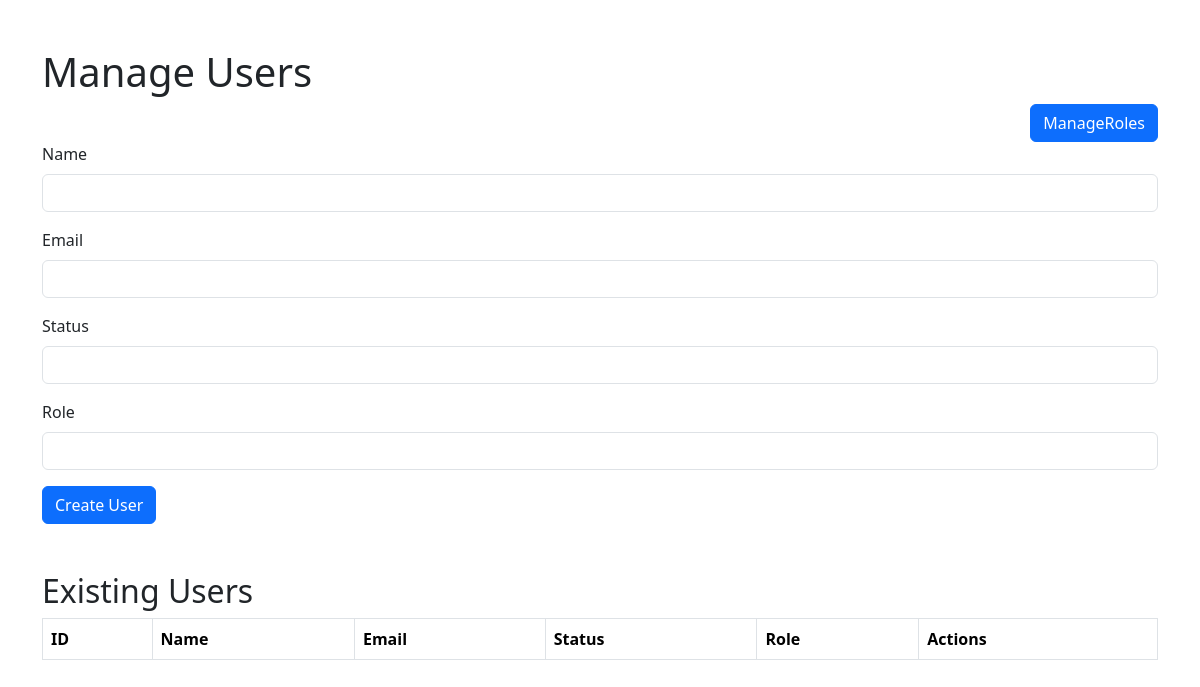
Page /manage_users.php on the earlier database version.
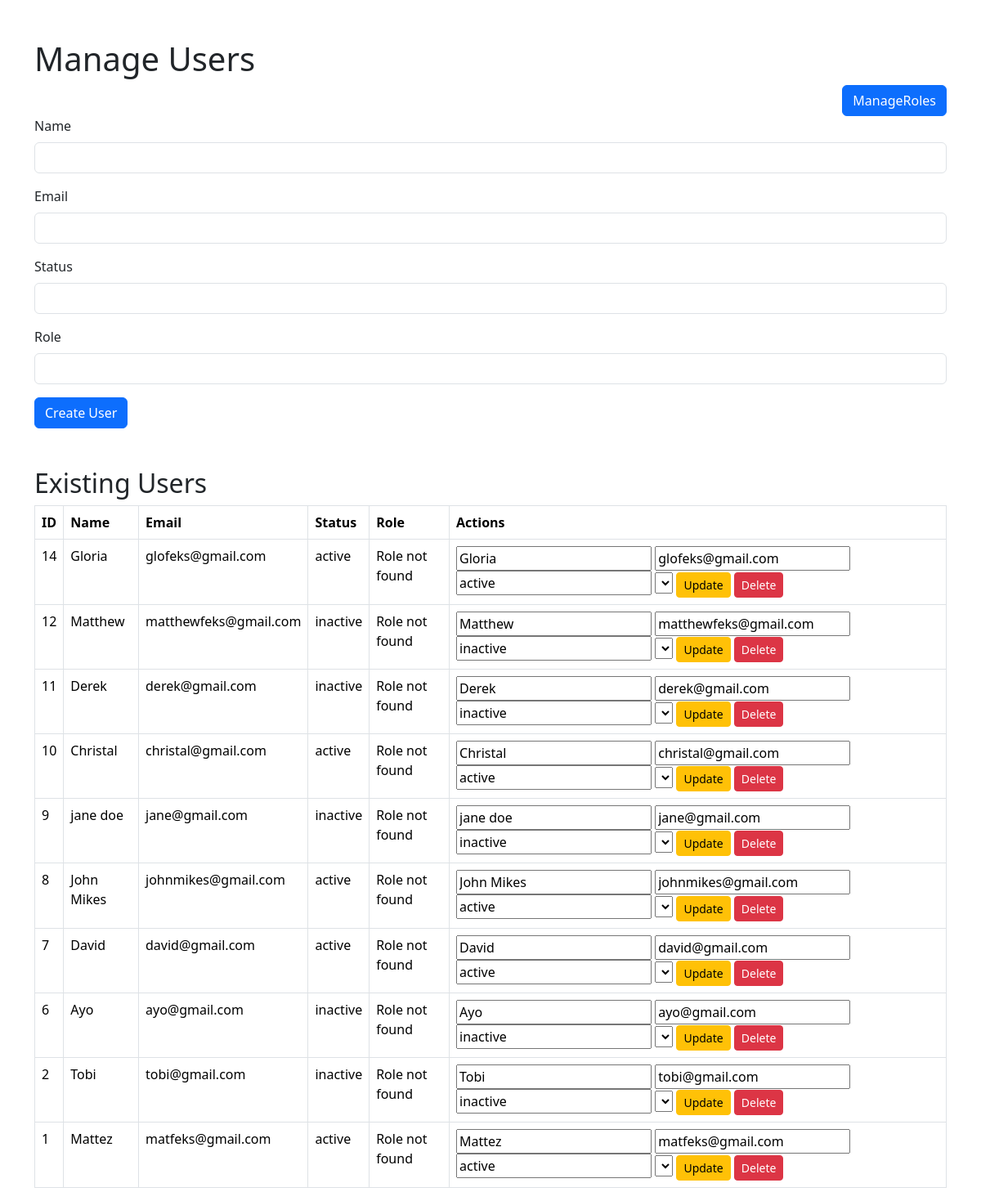
Same page on the later database version.
### tables this page shows
CREATE TABLE `users` (
  `id` int NOT NULL,
  `name` varchar(255) NOT NULL,
  `email` varchar(255) NOT NULL,
  `status` enum('active','inactive') NOT NULL DEFAULT 'active',
  `created_at` timestamp NULL DEFAULT CURRENT_TIMESTAMP,
  `updated_at` timestamp NULL DEFAULT CURRENT_TIMESTAMP ON UPDATE CURRENT_TIMESTAMP
);

### users.php (called while the page is built, shortened)
<?php
class User {
    private $id;
    private $name;
    private $email;
    private $status;
    private $role_id;
    public function __construct($conn, $name, $email, $password, $status, $role_id, $id = null) {
        $this->name = $name;
        $this->email = $email;
        $this->status = $status;
        $this->role_id = $role_id;
        $this->id = $id;
    }
    public function getId() {
        return $this->id;
    }
    public function getName() {
        return $this->name;
    }
    public function getEmail() {
        return $this->email;
    }
    public function getStatus() {
        return $this->status;
    }
    public function getRoleId(){
        return $this->role_id;
    }
    public static function findAll($conn) {
        $sql = "SELECT * FROM users ORDER BY created_at DESC";
        $statement = $conn->prepare($sql);
        $statement->execute();
        $result = $statement->get_result();
        $users = [];
        while ($row = $result->fetch_assoc()) {
            $user = new User($conn, $row['name'], $row['email'], $row['password'], $row['status'], $row['role_id'], $row['id']);
            $users[] = $user;
        }
        return $users;
    }
}

### manage_users.php (the view, shortened to what this page needs)
<?php
include 'Db.php';
include 'users.php';
$users = User::findAll($conn);
$rolesArray = [];
?>
<!DOCTYPE html>
<html>
<head>
    <link href="https://cdn.jsdelivr.net/npm/bootstrap@5.3.3/dist/css/bootstrap.min.css" rel="stylesheet">
</head>
<body>
    <div class="container mt-5">
        <h1>Manage Users</h1>
        <div class="d-grid gap-2 d-md-flex justify-content-md-end">
        <a href="manage_roles.php"><button class="btn btn-primary" type="button">ManageRoles</button></a>
        </div>
        <form method="POST" class="mb-5">
            <div class="mb-3">
                <label for="name" class="form-label">Name</label>
                <input type="text" class="form-control" id="name" name="name" required>
            </div>
            <div class="mb-3">
                <label for="email" class="form-label">Email</label>
                <input type="email" class="form-control" id="email" name="email" required>
            </div>
            <div class="mb-3">
                <label for="status" class="form-label">Status</label>
                <input type="text" class="form-control" id="status" name="status" required>
            </div>
            <div class="mb-3">
                <label for="role_id" class="form-label">Role</label>
                <select class="form-control" id="role_id" name="role_id" required>
                </select>
            </div>
            <button type="submit" class="btn btn-primary" name="create_user">Create User</button>
        </form>
        <h2>Existing Users</h2>
        <table class="table table-bordered">
            <thead>
                <tr>
                    <th>ID</th>
                    <th>Name</th>
                    <th>Email</th>
                    <th>Status</th>
                    <th>Role</th>
                    <th>Actions</th>
                </tr>
            </thead>
            <tbody>
                <?php foreach ($users as $user): ?>
                    <tr>
                        <td><?php echo $user->getId(); ?></td>
                        <td><?php echo htmlspecialchars($user->getName()); ?></td>
                        <td><?php echo htmlspecialchars($user->getEmail()); ?></td>
                        <td><?php echo htmlspecialchars($user->getStatus()); ?></td>
                        <td>
                            <?php
                            if (isset($rolesArray[$user->getRoleId()])) {
                                echo htmlspecialchars($rolesArray[$user->getRoleId()]);
                            } else {
                                echo 'Role not found';
                            }
                            ?>
                        </td>
                        <td>
                            <form method="POST" class="d-inline">
                                <input type="text" name="name" value="<?php echo htmlspecialchars($user->getName()); ?>" required>
                                <input type="email" name="email" value="<?php echo htmlspecialchars($user->getEmail()); ?>" required>
                                <input type="text" name="status" value="<?php echo htmlspecialchars($user->getStatus()); ?>" required>
                                <select name="role_id" required>
                                </select>
                                <button type="submit" class="btn btn-warning btn-sm" name="update_user">Update</button>
                            </form>
                            <form method="POST" class="d-inline">
                                <button type="submit" class="btn btn-danger btn-sm" name="delete_user">Delete</button>
                            </form>
                        </td>
                    </tr>
                <?php endforeach; ?>
            </tbody>
        </table>
    </div>
</body>
</html>

Differences in the rows shown:
added users: id "14", name "Gloria", email "glofeks@gmail.com", status "active", shows "Role not found"
added users: id "12", name "Matthew", email "matthewfeks@gmail.com", status "inactive", shows "Role not found"
added users: id "11", name "Derek", email "derek@gmail.com", status "inactive", shows "Role not found"
added users: id "10", name "Christal", email "christal@gmail.com", status "active", shows "Role not found"
added users: id "9", name "jane doe", email "jane@gmail.com", status "inactive", shows "Role not found"
added users: id "8", name "John Mikes", email "johnmikes@gmail.com", status "active", shows "Role not found"
added users: id "7", name "David", email "david@gmail.com", status "active", shows "Role not found"
added users: id "6", name "Ayo", email "ayo@gmail.com", status "inactive", shows "Role not found"
added users: id "2", name "Tobi", email "tobi@gmail.com", status "inactive", shows "Role not found"
added users: id "1", name "Mattez", email "matfeks@gmail.com", status "active", shows "Role not found"
